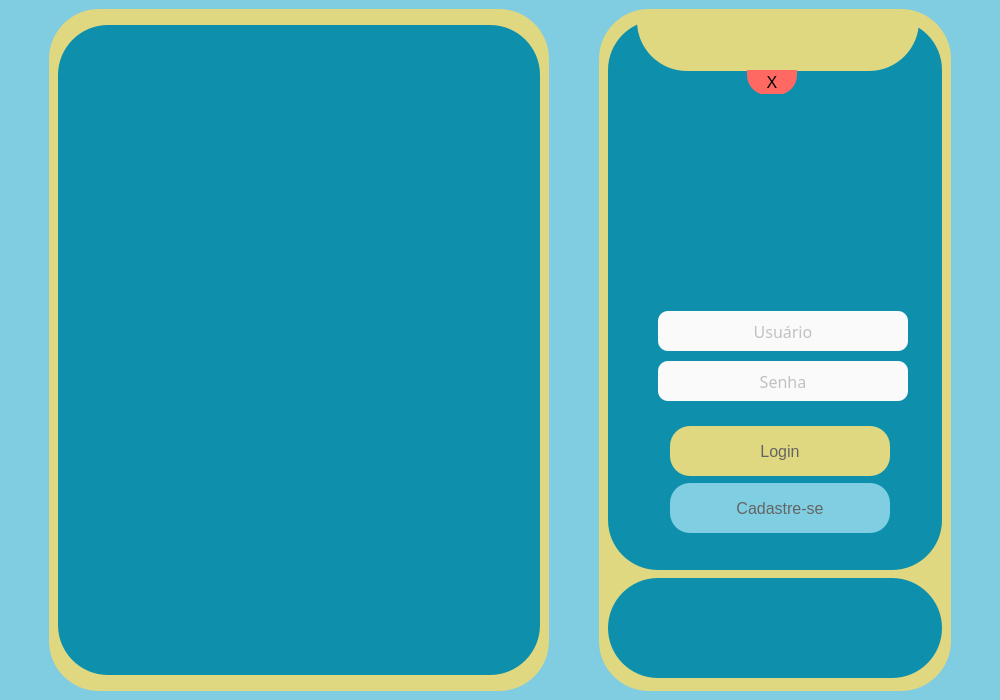
<?xml version="1.0" encoding="UTF-8"?>
<ui version="4.0">
 <class>mwLogin</class>
 <widget class="QMainWindow" name="mwLogin">
  <property name="windowModality">
   <enum>Qt::NonModal</enum>
  </property>
  <property name="geometry">
   <rect>
    <x>0</x>
    <y>0</y>
    <width>1000</width>
    <height>700</height>
   </rect>
  </property>
  <property name="minimumSize">
   <size>
    <width>1000</width>
    <height>700</height>
   </size>
  </property>
  <property name="windowTitle">
   <string>MainWindow</string>
  </property>
  <property name="styleSheet">
   <string notr="true">QWidget {
	background-color: #80CCE1; /*Azul externo - mais claro*/
}

/*------------------------------------------------------------------------------*/

QLabel {
	font: bold;
	border-radius: 10px;
	border: 2px solid  #ffffff;
	color: rgb(255, 255, 255);
	background-color: #DAA520;
}

/*------------------------------------------------------------------------------*/

QFrame {
	background-color: #0E90AD; /*Azul Interno-mais escuro*/
	border-radius: 50%;
}

#frBordaIretaveisLogin, #frBordaTextuaisLogin  {
	background-color: #DFD880;
}

/*------------------------------------------------------------------------------*/

QLineEdit {
border-radius: 10px;
color: rgb(136, 138, 133);
border-bottom-color: rgb(136, 138, 133);
background-color: #fafafa;
}</string>
  </property>
  <property name="iconSize">
   <size>
    <width>25</width>
    <height>25</height>
   </size>
  </property>
  <property name="animated">
   <bool>true</bool>
  </property>
  <property name="documentMode">
   <bool>false</bool>
  </property>
  <property name="tabShape">
   <enum>QTabWidget::Rounded</enum>
  </property>
  <property name="dockNestingEnabled">
   <bool>false</bool>
  </property>
  <property name="unifiedTitleAndToolBarOnMac">
   <bool>false</bool>
  </property>
  <widget class="QWidget" name="wdgLgin">
   <layout class="QGridLayout" name="gridLayout">
    <item row="0" column="1">
     <widget class="QStackedWidget" name="stkLogin">
      <property name="minimumSize">
       <size>
        <width>100</width>
        <height>0</height>
       </size>
      </property>
      <property name="styleSheet">
       <string notr="true"/>
      </property>
      <widget class="QWidget" name="pgLogin">
       <layout class="QGridLayout" name="gridLayout_8">
        <property name="leftMargin">
         <number>0</number>
        </property>
        <property name="topMargin">
         <number>0</number>
        </property>
        <property name="rightMargin">
         <number>0</number>
        </property>
        <property name="bottomMargin">
         <number>0</number>
        </property>
        <property name="spacing">
         <number>0</number>
        </property>
        <item row="0" column="3">
         <widget class="QFrame" name="frBordaIretaveisLogin">
          <property name="sizePolicy">
           <sizepolicy hsizetype="Preferred" vsizetype="Preferred">
            <horstretch>100</horstretch>
            <verstretch>0</verstretch>
           </sizepolicy>
          </property>
          <property name="minimumSize">
           <size>
            <width>352</width>
            <height>640</height>
           </size>
          </property>
          <property name="maximumSize">
           <size>
            <width>500</width>
            <height>720</height>
           </size>
          </property>
          <property name="focusPolicy">
           <enum>Qt::StrongFocus</enum>
          </property>
          <property name="contextMenuPolicy">
           <enum>Qt::NoContextMenu</enum>
          </property>
          <property name="styleSheet">
           <string notr="true"/>
          </property>
          <property name="frameShape">
           <enum>QFrame::StyledPanel</enum>
          </property>
          <property name="frameShadow">
           <enum>QFrame::Raised</enum>
          </property>
          <layout class="QGridLayout" name="gridLayout_2">
           <item row="1" column="0">
            <widget class="QFrame" name="frPrincipalIteraveis">
             <property name="minimumSize">
              <size>
               <width>334</width>
               <height>100</height>
              </size>
             </property>
             <property name="maximumSize">
              <size>
               <width>450</width>
               <height>550</height>
              </size>
             </property>
             <property name="styleSheet">
              <string notr="true"/>
             </property>
             <property name="frameShape">
              <enum>QFrame::StyledPanel</enum>
             </property>
             <property name="frameShadow">
              <enum>QFrame::Raised</enum>
             </property>
             <layout class="QGridLayout" name="gridLayout_3">
              <property name="sizeConstraint">
               <enum>QLayout::SetDefaultConstraint</enum>
              </property>
              <property name="leftMargin">
               <number>10</number>
              </property>
              <property name="topMargin">
               <number>0</number>
              </property>
              <property name="rightMargin">
               <number>0</number>
              </property>
              <property name="bottomMargin">
               <number>0</number>
              </property>
              <property name="spacing">
               <number>0</number>
              </property>
              <item row="5" column="0">
               <spacer name="hSpacer4">
                <property name="orientation">
                 <enum>Qt::Horizontal</enum>
                </property>
                <property name="sizeHint" stdset="0">
                 <size>
                  <width>40</width>
                  <height>20</height>
                 </size>
                </property>
               </spacer>
              </item>
              <item row="0" column="1">
               <widget class="QFrame" name="frSnackBarLogin">
                <property name="minimumSize">
                 <size>
                  <width>300</width>
                  <height>74</height>
                 </size>
                </property>
                <property name="styleSheet">
                 <string notr="true">background-color: none;</string>
                </property>
                <property name="frameShape">
                 <enum>QFrame::StyledPanel</enum>
                </property>
                <property name="frameShadow">
                 <enum>QFrame::Raised</enum>
                </property>
                <widget class="QLabel" name="lbSnackBarLogin">
                 <property name="geometry">
                  <rect>
                   <x>10</x>
                   <y>0</y>
                   <width>282</width>
                   <height>51</height>
                  </rect>
                 </property>
                 <property name="minimumSize">
                  <size>
                   <width>282</width>
                   <height>51</height>
                  </size>
                 </property>
                 <property name="maximumSize">
                  <size>
                   <width>270</width>
                   <height>16777215</height>
                  </size>
                 </property>
                 <property name="font">
                  <font>
                   <family>Dimnah</family>
                   <pointsize>14</pointsize>
                   <weight>50</weight>
                   <italic>false</italic>
                   <bold>false</bold>
                  </font>
                 </property>
                 <property name="styleSheet">
                  <string notr="true">QLabel {
	background-color: #DFD880;
	border: none;
	border-top-left-radius: 1px;
	border-top-right-radius: 1px;
	font:  14pt &quot;Dimnah&quot;;
}
</string>
                 </property>
                 <property name="text">
                  <string/>
                 </property>
                 <property name="alignment">
                  <set>Qt::AlignHCenter|Qt::AlignTop</set>
                 </property>
                </widget>
                <widget class="QPushButton" name="pbFechaSnackBarLogin">
                 <property name="geometry">
                  <rect>
                   <x>120</x>
                   <y>50</y>
                   <width>50</width>
                   <height>25</height>
                  </rect>
                 </property>
                 <property name="sizePolicy">
                  <sizepolicy hsizetype="Minimum" vsizetype="Fixed">
                   <horstretch>0</horstretch>
                   <verstretch>0</verstretch>
                  </sizepolicy>
                 </property>
                 <property name="minimumSize">
                  <size>
                   <width>50</width>
                   <height>25</height>
                  </size>
                 </property>
                 <property name="maximumSize">
                  <size>
                   <width>30</width>
                   <height>30</height>
                  </size>
                 </property>
                 <property name="sizeIncrement">
                  <size>
                   <width>30</width>
                   <height>30</height>
                  </size>
                 </property>
                 <property name="font">
                  <font>
                   <pointsize>12</pointsize>
                  </font>
                 </property>
                 <property name="styleSheet">
                  <string notr="true">QPushButton {
	border-bottom-left-radius: 20px;
	border-bottom-right-radius: 20px;
	background-color: #FF6961;
}

QPushButton:hover {
	background-color: #ffcaaa;
}
</string>
                 </property>
                 <property name="text">
                  <string>X</string>
                 </property>
                </widget>
               </widget>
              </item>
              <item row="5" column="4">
               <spacer name="hSpacer5">
                <property name="orientation">
                 <enum>Qt::Horizontal</enum>
                </property>
                <property name="sizeHint" stdset="0">
                 <size>
                  <width>40</width>
                  <height>20</height>
                 </size>
                </property>
               </spacer>
              </item>
              <item row="6" column="0" colspan="5">
               <layout class="QGridLayout" name="gIyInputs">
                <property name="sizeConstraint">
                 <enum>QLayout::SetMinAndMaxSize</enum>
                </property>
                <property name="leftMargin">
                 <number>7</number>
                </property>
                <property name="topMargin">
                 <number>25</number>
                </property>
                <property name="rightMargin">
                 <number>0</number>
                </property>
                <property name="bottomMargin">
                 <number>10</number>
                </property>
                <property name="verticalSpacing">
                 <number>10</number>
                </property>
                <item row="0" column="0">
                 <widget class="QLineEdit" name="leUsuario">
                  <property name="sizePolicy">
                   <sizepolicy hsizetype="Preferred" vsizetype="Preferred">
                    <horstretch>0</horstretch>
                    <verstretch>0</verstretch>
                   </sizepolicy>
                  </property>
                  <property name="minimumSize">
                   <size>
                    <width>200</width>
                    <height>40</height>
                   </size>
                  </property>
                  <property name="maximumSize">
                   <size>
                    <width>250</width>
                    <height>25</height>
                   </size>
                  </property>
                  <property name="font">
                   <font>
                    <family>Roboto Slab</family>
                    <pointsize>12</pointsize>
                   </font>
                  </property>
                  <property name="focusPolicy">
                   <enum>Qt::StrongFocus</enum>
                  </property>
                  <property name="layoutDirection">
                   <enum>Qt::LeftToRight</enum>
                  </property>
                  <property name="styleSheet">
                   <string notr="true"/>
                  </property>
                  <property name="inputMethodHints">
                   <set>Qt::ImhNone</set>
                  </property>
                  <property name="inputMask">
                   <string/>
                  </property>
                  <property name="text">
                   <string/>
                  </property>
                  <property name="frame">
                   <bool>true</bool>
                  </property>
                  <property name="echoMode">
                   <enum>QLineEdit::Normal</enum>
                  </property>
                  <property name="alignment">
                   <set>Qt::AlignCenter</set>
                  </property>
                  <property name="placeholderText">
                   <string>Usuário</string>
                  </property>
                 </widget>
                </item>
                <item row="1" column="0">
                 <widget class="QLineEdit" name="leSenha">
                  <property name="sizePolicy">
                   <sizepolicy hsizetype="Preferred" vsizetype="Preferred">
                    <horstretch>0</horstretch>
                    <verstretch>0</verstretch>
                   </sizepolicy>
                  </property>
                  <property name="minimumSize">
                   <size>
                    <width>200</width>
                    <height>40</height>
                   </size>
                  </property>
                  <property name="maximumSize">
                   <size>
                    <width>250</width>
                    <height>25</height>
                   </size>
                  </property>
                  <property name="font">
                   <font>
                    <family>Roboto Slab</family>
                    <pointsize>12</pointsize>
                    <weight>50</weight>
                    <bold>false</bold>
                   </font>
                  </property>
                  <property name="focusPolicy">
                   <enum>Qt::StrongFocus</enum>
                  </property>
                  <property name="styleSheet">
                   <string notr="true"/>
                  </property>
                  <property name="inputMethodHints">
                   <set>Qt::ImhHiddenText|Qt::ImhNoAutoUppercase|Qt::ImhNoPredictiveText|Qt::ImhSensitiveData</set>
                  </property>
                  <property name="inputMask">
                   <string/>
                  </property>
                  <property name="text">
                   <string/>
                  </property>
                  <property name="frame">
                   <bool>true</bool>
                  </property>
                  <property name="echoMode">
                   <enum>QLineEdit::Password</enum>
                  </property>
                  <property name="alignment">
                   <set>Qt::AlignCenter</set>
                  </property>
                  <property name="placeholderText">
                   <string>Senha</string>
                  </property>
                 </widget>
                </item>
               </layout>
              </item>
              <item row="7" column="0" colspan="5">
               <layout class="QGridLayout" name="glytBotoes">
                <property name="leftMargin">
                 <number>0</number>
                </property>
                <property name="topMargin">
                 <number>22</number>
                </property>
                <property name="rightMargin">
                 <number>0</number>
                </property>
                <property name="bottomMargin">
                 <number>40</number>
                </property>
                <property name="horizontalSpacing">
                 <number>6</number>
                </property>
                <property name="verticalSpacing">
                 <number>10</number>
                </property>
                <item row="0" column="0">
                 <widget class="QPushButton" name="pbLogin">
                  <property name="sizePolicy">
                   <sizepolicy hsizetype="Preferred" vsizetype="Preferred">
                    <horstretch>0</horstretch>
                    <verstretch>0</verstretch>
                   </sizepolicy>
                  </property>
                  <property name="minimumSize">
                   <size>
                    <width>170</width>
                    <height>50</height>
                   </size>
                  </property>
                  <property name="maximumSize">
                   <size>
                    <width>220</width>
                    <height>50</height>
                   </size>
                  </property>
                  <property name="sizeIncrement">
                   <size>
                    <width>0</width>
                    <height>0</height>
                   </size>
                  </property>
                  <property name="font">
                   <font>
                    <pointsize>12</pointsize>
                    <weight>50</weight>
                    <italic>false</italic>
                    <bold>false</bold>
                    <underline>false</underline>
                    <strikeout>false</strikeout>
                    <stylestrategy>PreferDefault</stylestrategy>
                    <kerning>true</kerning>
                   </font>
                  </property>
                  <property name="cursor">
                   <cursorShape>ArrowCursor</cursorShape>
                  </property>
                  <property name="mouseTracking">
                   <bool>false</bool>
                  </property>
                  <property name="tabletTracking">
                   <bool>false</bool>
                  </property>
                  <property name="focusPolicy">
                   <enum>Qt::StrongFocus</enum>
                  </property>
                  <property name="acceptDrops">
                   <bool>false</bool>
                  </property>
                  <property name="toolTipDuration">
                   <number>-1</number>
                  </property>
                  <property name="layoutDirection">
                   <enum>Qt::LeftToRight</enum>
                  </property>
                  <property name="autoFillBackground">
                   <bool>false</bool>
                  </property>
                  <property name="styleSheet">
                   <string notr="true">QPushButton {
	border-radius: 20px;
	color: rgb(100, 100, 100);
	background-color: rgb(211, 143, 37);
	background-color: #DFD880;
}

QPushButton:hover {
	background-color: #ffcaaa;
	color: #000;
}

QPushButton:pressed {
	background-color: rgb(170, 140, 140);
}

</string>
                  </property>
                  <property name="text">
                   <string>Login</string>
                  </property>
                  <property name="iconSize">
                   <size>
                    <width>25</width>
                    <height>25</height>
                   </size>
                  </property>
                  <property name="checkable">
                   <bool>false</bool>
                  </property>
                  <property name="checked">
                   <bool>false</bool>
                  </property>
                  <property name="autoRepeat">
                   <bool>false</bool>
                  </property>
                  <property name="autoExclusive">
                   <bool>false</bool>
                  </property>
                  <property name="autoDefault">
                   <bool>false</bool>
                  </property>
                  <property name="default">
                   <bool>false</bool>
                  </property>
                  <property name="flat">
                   <bool>false</bool>
                  </property>
                 </widget>
                </item>
                <item row="1" column="0">
                 <widget class="QPushButton" name="pbCadastro">
                  <property name="sizePolicy">
                   <sizepolicy hsizetype="Preferred" vsizetype="Preferred">
                    <horstretch>0</horstretch>
                    <verstretch>0</verstretch>
                   </sizepolicy>
                  </property>
                  <property name="minimumSize">
                   <size>
                    <width>170</width>
                    <height>50</height>
                   </size>
                  </property>
                  <property name="maximumSize">
                   <size>
                    <width>220</width>
                    <height>50</height>
                   </size>
                  </property>
                  <property name="sizeIncrement">
                   <size>
                    <width>0</width>
                    <height>0</height>
                   </size>
                  </property>
                  <property name="font">
                   <font>
                    <pointsize>12</pointsize>
                    <weight>50</weight>
                    <italic>false</italic>
                    <bold>false</bold>
                    <underline>false</underline>
                    <strikeout>false</strikeout>
                    <stylestrategy>PreferDefault</stylestrategy>
                    <kerning>true</kerning>
                   </font>
                  </property>
                  <property name="cursor">
                   <cursorShape>ArrowCursor</cursorShape>
                  </property>
                  <property name="mouseTracking">
                   <bool>false</bool>
                  </property>
                  <property name="tabletTracking">
                   <bool>false</bool>
                  </property>
                  <property name="focusPolicy">
                   <enum>Qt::StrongFocus</enum>
                  </property>
                  <property name="acceptDrops">
                   <bool>false</bool>
                  </property>
                  <property name="toolTipDuration">
                   <number>-1</number>
                  </property>
                  <property name="layoutDirection">
                   <enum>Qt::LeftToRight</enum>
                  </property>
                  <property name="autoFillBackground">
                   <bool>false</bool>
                  </property>
                  <property name="styleSheet">
                   <string notr="true">QPushButton {
	border-radius: 20px;
	color: rgb(100, 100, 100);
	background-color: rgb(170, 170, 170);
	background-color: #80CEE1
}

QPushButton:hover {
	background-color: #ffcaaa;
	color: #000;
}

QPushButton:pressed
{
   background-color: rgb(170, 140, 140);
}</string>
                  </property>
                  <property name="text">
                   <string>Cadastre-se</string>
                  </property>
                  <property name="iconSize">
                   <size>
                    <width>35</width>
                    <height>35</height>
                   </size>
                  </property>
                  <property name="checkable">
                   <bool>false</bool>
                  </property>
                  <property name="checked">
                   <bool>false</bool>
                  </property>
                  <property name="autoRepeat">
                   <bool>false</bool>
                  </property>
                  <property name="autoExclusive">
                   <bool>false</bool>
                  </property>
                  <property name="autoDefault">
                   <bool>false</bool>
                  </property>
                  <property name="default">
                   <bool>false</bool>
                  </property>
                  <property name="flat">
                   <bool>false</bool>
                  </property>
                 </widget>
                </item>
               </layout>
              </item>
              <item row="5" column="1" colspan="3">
               <widget class="QFrame" name="frLogo">
                <property name="sizePolicy">
                 <sizepolicy hsizetype="Preferred" vsizetype="Preferred">
                  <horstretch>0</horstretch>
                  <verstretch>0</verstretch>
                 </sizepolicy>
                </property>
                <property name="minimumSize">
                 <size>
                  <width>305</width>
                  <height>182</height>
                 </size>
                </property>
                <property name="maximumSize">
                 <size>
                  <width>200</width>
                  <height>200</height>
                 </size>
                </property>
                <property name="layoutDirection">
                 <enum>Qt::LeftToRight</enum>
                </property>
                <property name="autoFillBackground">
                 <bool>false</bool>
                </property>
                <property name="styleSheet">
                 <string notr="true">background-color: rgb(255, 255, 255);
background-color:#0E90AD;

border: 20px;
/*border-image: url(:/newPrefix/002-graduated.png);*/
/*image: url(:/newPrefix/nautilusIcone.png);*/
image: url(:/newPrefix/logo-naultilus.png);
border-radius: 100px


</string>
                </property>
                <property name="frameShape">
                 <enum>QFrame::StyledPanel</enum>
                </property>
                <property name="frameShadow">
                 <enum>QFrame::Raised</enum>
                </property>
                <property name="lineWidth">
                 <number>1</number>
                </property>
                <property name="midLineWidth">
                 <number>0</number>
                </property>
               </widget>
              </item>
              <item row="4" column="1">
               <spacer name="vSpacer1">
                <property name="orientation">
                 <enum>Qt::Vertical</enum>
                </property>
                <property name="sizeType">
                 <enum>QSizePolicy::Minimum</enum>
                </property>
                <property name="sizeHint" stdset="0">
                 <size>
                  <width>20</width>
                  <height>20</height>
                 </size>
                </property>
               </spacer>
              </item>
             </layout>
            </widget>
           </item>
           <item row="2" column="0">
            <widget class="QFrame" name="frRedes">
             <property name="minimumSize">
              <size>
               <width>280</width>
               <height>100</height>
              </size>
             </property>
             <property name="maximumSize">
              <size>
               <width>16777215</width>
               <height>100</height>
              </size>
             </property>
             <property name="styleSheet">
              <string notr="true"/>
             </property>
             <property name="frameShape">
              <enum>QFrame::StyledPanel</enum>
             </property>
             <property name="frameShadow">
              <enum>QFrame::Raised</enum>
             </property>
             <layout class="QGridLayout" name="gridLayout_6">
              <item row="0" column="0">
               <widget class="QPushButton" name="pbFacebook">
                <property name="sizePolicy">
                 <sizepolicy hsizetype="Minimum" vsizetype="Fixed">
                  <horstretch>0</horstretch>
                  <verstretch>0</verstretch>
                 </sizepolicy>
                </property>
                <property name="minimumSize">
                 <size>
                  <width>50</width>
                  <height>50</height>
                 </size>
                </property>
                <property name="maximumSize">
                 <size>
                  <width>50</width>
                  <height>50</height>
                 </size>
                </property>
                <property name="sizeIncrement">
                 <size>
                  <width>0</width>
                  <height>0</height>
                 </size>
                </property>
                <property name="font">
                 <font>
                  <pointsize>12</pointsize>
                  <weight>50</weight>
                  <italic>false</italic>
                  <bold>false</bold>
                  <underline>false</underline>
                  <strikeout>false</strikeout>
                  <stylestrategy>PreferDefault</stylestrategy>
                  <kerning>true</kerning>
                 </font>
                </property>
                <property name="cursor">
                 <cursorShape>ArrowCursor</cursorShape>
                </property>
                <property name="mouseTracking">
                 <bool>false</bool>
                </property>
                <property name="tabletTracking">
                 <bool>false</bool>
                </property>
                <property name="focusPolicy">
                 <enum>Qt::StrongFocus</enum>
                </property>
                <property name="acceptDrops">
                 <bool>false</bool>
                </property>
                <property name="toolTipDuration">
                 <number>-1</number>
                </property>
                <property name="layoutDirection">
                 <enum>Qt::LeftToRight</enum>
                </property>
                <property name="autoFillBackground">
                 <bool>false</bool>
                </property>
                <property name="styleSheet">
                 <string notr="true">QPushButton {
	border-radius: 25px;
	background-color: rgba(255, 255, 255, 0);
	border-image: url(:/newPrefix/043-facebook-1.png);
}

QPushButton:hover {
	background-color: rgb(135,206,250);
}

QPushButton:pressed {
	background-color: rgb(170, 140, 140);
}

</string>
                </property>
                <property name="text">
                 <string/>
                </property>
                <property name="iconSize">
                 <size>
                  <width>25</width>
                  <height>25</height>
                 </size>
                </property>
                <property name="checkable">
                 <bool>false</bool>
                </property>
                <property name="checked">
                 <bool>false</bool>
                </property>
                <property name="autoRepeat">
                 <bool>false</bool>
                </property>
                <property name="autoExclusive">
                 <bool>false</bool>
                </property>
                <property name="autoDefault">
                 <bool>false</bool>
                </property>
                <property name="default">
                 <bool>false</bool>
                </property>
                <property name="flat">
                 <bool>false</bool>
                </property>
               </widget>
              </item>
              <item row="0" column="1">
               <widget class="QPushButton" name="pbYouTube">
                <property name="minimumSize">
                 <size>
                  <width>50</width>
                  <height>50</height>
                 </size>
                </property>
                <property name="maximumSize">
                 <size>
                  <width>50</width>
                  <height>50</height>
                 </size>
                </property>
                <property name="sizeIncrement">
                 <size>
                  <width>0</width>
                  <height>0</height>
                 </size>
                </property>
                <property name="font">
                 <font>
                  <pointsize>12</pointsize>
                  <weight>50</weight>
                  <italic>false</italic>
                  <bold>false</bold>
                  <underline>false</underline>
                  <strikeout>false</strikeout>
                  <stylestrategy>PreferDefault</stylestrategy>
                  <kerning>true</kerning>
                 </font>
                </property>
                <property name="cursor">
                 <cursorShape>ArrowCursor</cursorShape>
                </property>
                <property name="mouseTracking">
                 <bool>false</bool>
                </property>
                <property name="tabletTracking">
                 <bool>false</bool>
                </property>
                <property name="focusPolicy">
                 <enum>Qt::StrongFocus</enum>
                </property>
                <property name="acceptDrops">
                 <bool>false</bool>
                </property>
                <property name="toolTipDuration">
                 <number>-1</number>
                </property>
                <property name="layoutDirection">
                 <enum>Qt::LeftToRight</enum>
                </property>
                <property name="autoFillBackground">
                 <bool>false</bool>
                </property>
                <property name="styleSheet">
                 <string notr="true">QPushButton {
	border-radius: 25px;
	background-color: rgba(255, 255, 255, 0);
	
	
	image: url(:/newPrefix/002-youtube.png);
}

QPushButton:hover {
	background-color: rgb(255,182,193);
}

QPushButton:pressed {
	background-color: rgb(170, 140, 140);
}

</string>
                </property>
                <property name="text">
                 <string/>
                </property>
                <property name="iconSize">
                 <size>
                  <width>25</width>
                  <height>25</height>
                 </size>
                </property>
                <property name="checkable">
                 <bool>false</bool>
                </property>
                <property name="checked">
                 <bool>false</bool>
                </property>
                <property name="autoRepeat">
                 <bool>false</bool>
                </property>
                <property name="autoExclusive">
                 <bool>false</bool>
                </property>
                <property name="autoDefault">
                 <bool>false</bool>
                </property>
                <property name="default">
                 <bool>false</bool>
                </property>
                <property name="flat">
                 <bool>false</bool>
                </property>
               </widget>
              </item>
              <item row="0" column="2">
               <widget class="QPushButton" name="pbTweeter">
                <property name="minimumSize">
                 <size>
                  <width>50</width>
                  <height>50</height>
                 </size>
                </property>
                <property name="maximumSize">
                 <size>
                  <width>50</width>
                  <height>50</height>
                 </size>
                </property>
                <property name="sizeIncrement">
                 <size>
                  <width>0</width>
                  <height>0</height>
                 </size>
                </property>
                <property name="font">
                 <font>
                  <pointsize>12</pointsize>
                  <weight>50</weight>
                  <italic>false</italic>
                  <bold>false</bold>
                  <underline>false</underline>
                  <strikeout>false</strikeout>
                  <stylestrategy>PreferDefault</stylestrategy>
                  <kerning>true</kerning>
                 </font>
                </property>
                <property name="cursor">
                 <cursorShape>ArrowCursor</cursorShape>
                </property>
                <property name="mouseTracking">
                 <bool>false</bool>
                </property>
                <property name="tabletTracking">
                 <bool>false</bool>
                </property>
                <property name="focusPolicy">
                 <enum>Qt::StrongFocus</enum>
                </property>
                <property name="acceptDrops">
                 <bool>false</bool>
                </property>
                <property name="toolTipDuration">
                 <number>-1</number>
                </property>
                <property name="layoutDirection">
                 <enum>Qt::LeftToRight</enum>
                </property>
                <property name="autoFillBackground">
                 <bool>false</bool>
                </property>
                <property name="styleSheet">
                 <string notr="true">QPushButton {
	border-radius: 25px;
	background-color: rgba(255, 255, 255, 0);
	
	image: url(:/newPrefix/013-twitter-1.png);
}

QPushButton:hover {
	background-color: rgb(127,255,212);
}

QPushButton:pressed {
	background-color: rgb(170, 140, 140);
}

</string>
                </property>
                <property name="text">
                 <string/>
                </property>
                <property name="iconSize">
                 <size>
                  <width>25</width>
                  <height>25</height>
                 </size>
                </property>
                <property name="checkable">
                 <bool>false</bool>
                </property>
                <property name="checked">
                 <bool>false</bool>
                </property>
                <property name="autoRepeat">
                 <bool>false</bool>
                </property>
                <property name="autoExclusive">
                 <bool>false</bool>
                </property>
                <property name="autoDefault">
                 <bool>false</bool>
                </property>
                <property name="default">
                 <bool>false</bool>
                </property>
                <property name="flat">
                 <bool>false</bool>
                </property>
               </widget>
              </item>
             </layout>
            </widget>
           </item>
          </layout>
         </widget>
        </item>
        <item row="0" column="2">
         <spacer name="hspacer3">
          <property name="orientation">
           <enum>Qt::Horizontal</enum>
          </property>
          <property name="sizeType">
           <enum>QSizePolicy::Fixed</enum>
          </property>
          <property name="sizeHint" stdset="0">
           <size>
            <width>50</width>
            <height>20</height>
           </size>
          </property>
         </spacer>
        </item>
        <item row="0" column="0">
         <spacer name="hSpacer1">
          <property name="orientation">
           <enum>Qt::Horizontal</enum>
          </property>
          <property name="sizeHint" stdset="0">
           <size>
            <width>40</width>
            <height>20</height>
           </size>
          </property>
         </spacer>
        </item>
        <item row="0" column="1">
         <widget class="QFrame" name="frBordaTextuaisLogin">
          <property name="sizePolicy">
           <sizepolicy hsizetype="Fixed" vsizetype="Fixed">
            <horstretch>100</horstretch>
            <verstretch>0</verstretch>
           </sizepolicy>
          </property>
          <property name="minimumSize">
           <size>
            <width>500</width>
            <height>640</height>
           </size>
          </property>
          <property name="maximumSize">
           <size>
            <width>1000</width>
            <height>720</height>
           </size>
          </property>
          <property name="styleSheet">
           <string notr="true"/>
          </property>
          <property name="frameShape">
           <enum>QFrame::StyledPanel</enum>
          </property>
          <property name="frameShadow">
           <enum>QFrame::Raised</enum>
          </property>
          <layout class="QGridLayout" name="gridLayout_7">
           <item row="0" column="2">
            <widget class="QFrame" name="frTextuaisLogin">
             <property name="sizePolicy">
              <sizepolicy hsizetype="Fixed" vsizetype="Fixed">
               <horstretch>100</horstretch>
               <verstretch>0</verstretch>
              </sizepolicy>
             </property>
             <property name="minimumSize">
              <size>
               <width>472</width>
               <height>650</height>
              </size>
             </property>
             <property name="maximumSize">
              <size>
               <width>950</width>
               <height>650</height>
              </size>
             </property>
             <property name="styleSheet">
              <string notr="true"/>
             </property>
             <property name="frameShape">
              <enum>QFrame::StyledPanel</enum>
             </property>
             <property name="frameShadow">
              <enum>QFrame::Raised</enum>
             </property>
             <widget class="QFrame" name="frame">
              <property name="geometry">
               <rect>
                <x>80</x>
                <y>170</y>
                <width>301</width>
                <height>91</height>
               </rect>
              </property>
              <property name="frameShape">
               <enum>QFrame::StyledPanel</enum>
              </property>
              <property name="frameShadow">
               <enum>QFrame::Raised</enum>
              </property>
             </widget>
            </widget>
           </item>
          </layout>
         </widget>
        </item>
        <item row="0" column="4">
         <spacer name="hSpacer2">
          <property name="orientation">
           <enum>Qt::Horizontal</enum>
          </property>
          <property name="sizeHint" stdset="0">
           <size>
            <width>40</width>
            <height>20</height>
           </size>
          </property>
         </spacer>
        </item>
       </layout>
      </widget>
     </widget>
    </item>
   </layout>
  </widget>
 </widget>
 <resources>
  <include location="../Imagens/login.qrc"/>
 </resources>
 <connections/>
</ui>
